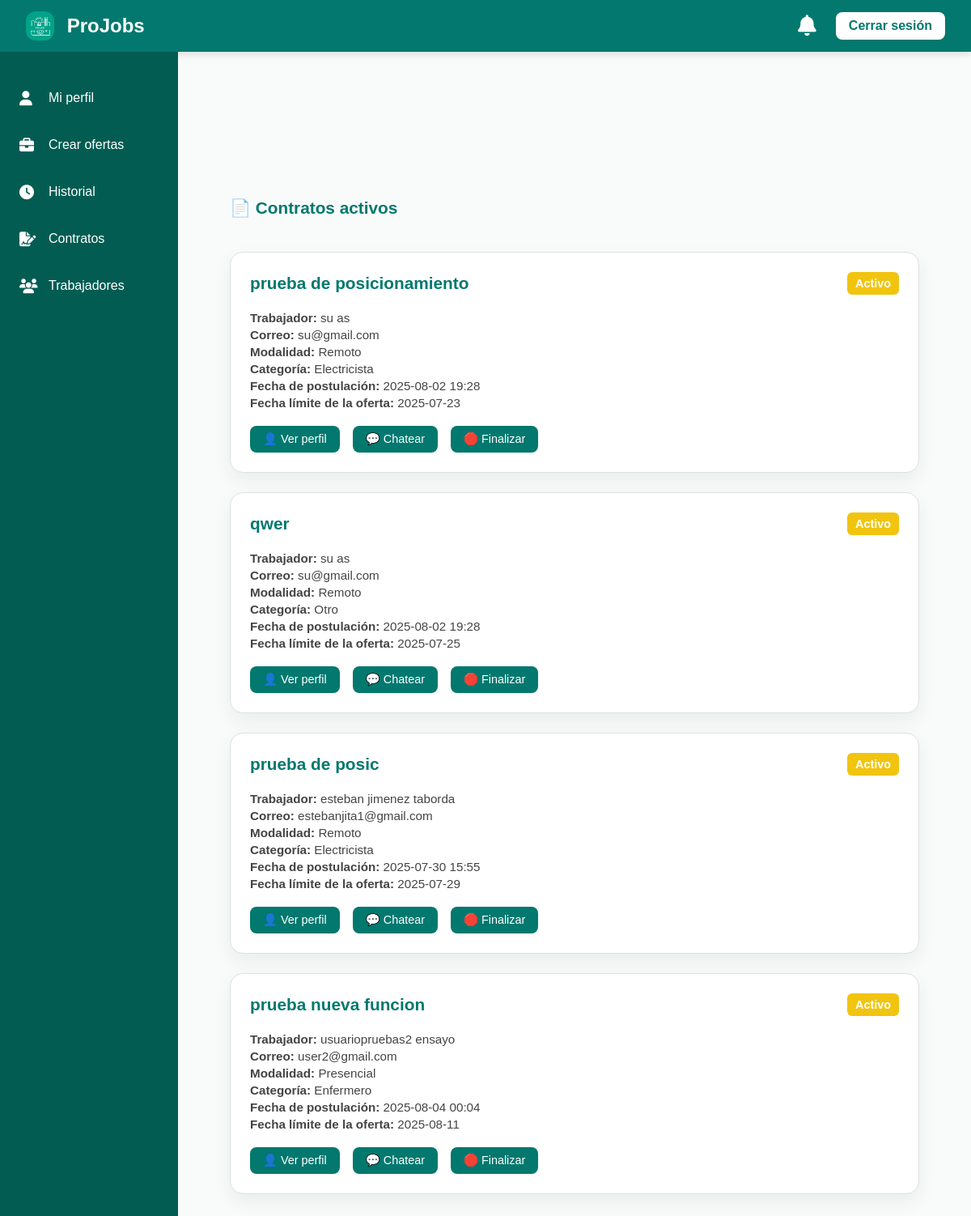
The page /contratos/ (signed in) on the database its author committed.
### projobs/models.py (models this page shows, shortened)
class Postulacion(models.Model):
    ESTADOS = [
        ('pendiente', 'Pendiente'),
        ('aceptado', 'Aceptado'),
        ('rechazado', 'Rechazado'),
    ]
    trabajador = models.ForeignKey(Usuario, on_delete=models.CASCADE, related_name='postulaciones')  # Usuario que se postula
    oferta = models.ForeignKey(OfertaLaboralIndependiente, on_delete=models.CASCADE, related_name='postulaciones')  # Oferta asociada
    fecha_postulacion = models.DateTimeField(auto_now_add=True)  # Fecha de postulación
    revisada = models.BooleanField(default=False)  # Si ya fue revisada por el cliente
    estado = models.CharField(max_length=20, choices=ESTADOS, default='pendiente')  # Estado actual
    finalizada = models.BooleanField(default=False)  # Si el trabajo fue completado
    class Meta:
        unique_together = ('trabajador', 'oferta')  # Evita postulaciones duplicadas a la misma oferta

class OfertaLaboralIndependiente(models.Model):
    cliente = models.ForeignKey(Usuario, on_delete=models.CASCADE)  # Cliente que crea la oferta
    titulo = models.CharField(max_length=100)  # Título de la oferta
    descripcion = models.TextField()  # Descripción detallada del trabajo
    ubicacion = models.CharField(max_length=100)  # Ubicación geográfica del trabajo
    MODO_TRABAJO = [
        ('presencial', 'Presencial'),
        ('remoto', 'Remoto'),
        ('hibrido', 'Híbrido')
    ]
    modo_trabajo = models.CharField(max_length=20, choices=MODO_TRABAJO)
    rango_pago = models.CharField(max_length=50)  # Valor estimado del pago
    fecha_limite = models.DateField()  # Fecha máxima para aplicar a la oferta
    max_postulaciones = models.PositiveIntegerField(default=5)  # Máximo de trabajadores que se pueden postular
    PROFESIONES = [
        ('Electricista', 'Electricista'),
        ('Diseñador Gráfico', 'Diseñador Gráfico'),
        ('Programador', 'Programador'),
        ('Plomero', 'Plomero'),
        ('Jardinero', 'Jardinero'),
        ('Otro', 'Otro'),
    ]
    categoria = models.CharField(max_length=50, choices=PROFESIONES)
    descripcion_profesion = models.CharField(max_length=100, blank=True)  # Si la categoría es "Otro"
    estado = models.CharField(max_length=20, default='abierta')  # Estado de la oferta (abierta/cerrada)
    fecha_publicacion = models.DateTimeField(auto_now_add=True)  # Fecha de publicación automática

class Usuario(models.Model):
    nombre = models.CharField(max_length=100)  # Nombre del usuario
    apellido = models.CharField(max_length=100)  # Apellido del usuario
    correo = models.EmailField(unique=True)  # Correo electrónico único
    password = models.CharField(max_length=254)  # Contraseña en texto plano (⚠️ deberías cifrarla)
    ROLES = (
        (1, "Admin"),
        (2, "Cliente"),
        (3, "Trabajador"),
    )
    rol = models.IntegerField(choices=ROLES, default=2)  # Rol asignado al usuario
    foto = models.ImageField(upload_to='fotos_perfil/', blank=True, null=True)  # Foto de perfil
    token_recuperacion = models.CharField(max_length=255, null=True, blank=True)  # Token temporal para recuperación de contraseña

### projobs/views.py (the view)
# urls.py: path('contratos/', views.contratos_usuario, name='contratos_usuario'),      # Vista de contratos desde la perspectiva del cliente
@require_http_methods(["GET"])
def contratos_usuario(request):
    usuario = get_object_or_404(Usuario, id=request.session.get('usuario_id'))
    if usuario.rol != 2:  # Solo clientes
        messages.error(request, "Acceso no autorizado.")
        return redirect('perfilusuario')
    contratos = Postulacion.objects.filter(
        oferta__cliente=usuario,
        estado='aceptado',
        finalizada=False
    ).select_related('trabajador', 'oferta')
    return render(request, 'contratos/contratos_usuario.html', {
        'usuario': usuario,
        'contratos': contratos
    })

### projobs/templates/contratos/contratos_usuario.html (shortened to what this page needs)
{% extends 'baseperfil.html' %}
{% block content %}
<div class="contratos-container">
  <h2 class="contrato-titulo">📄 Contratos activos</h2>
  {% if contratos %}
    {% for c in contratos %}
      <div class="contrato-card">
        <div class="contrato-header">
          <div class="contrato-titulo">{{ c.oferta.titulo }}</div>
          <div class="estado">Activo</div>
        </div>
        <div class="contrato-datos">
          <p><strong>Trabajador:</strong> {{ c.trabajador.nombre }} {{ c.trabajador.apellido }}</p>
          <p><strong>Correo:</strong> {{ c.trabajador.correo }}</p>
          <p><strong>Modalidad:</strong> {{ c.oferta.get_modo_trabajo_display }}</p>
          <p><strong>Categoría:</strong> {{ c.oferta.categoria }}</p>
          <p><strong>Fecha de postulación:</strong> {{ c.fecha_postulacion|date:"Y-m-d H:i" }}</p>
          <p><strong>Fecha límite de la oferta:</strong> {{ c.oferta.fecha_limite|date:"Y-m-d" }}</p>
        </div>
        <div class="contrato-footer">
          <a href="{% url 'perfil_trabajador_detalle' c.trabajador.id %}" class="btn-perfil">👤 Ver perfil</a>
          <a href="{% url 'chat_con_usuario' c.trabajador.id %}" class="btn-chat">💬 Chatear</a>
          <form method="post" action="{% url 'finalizar_postulacion' c.id %}" onsubmit="return confirm('¿Deseas finalizar este contrato? Esta acción es irreversible.')">
            <button type="submit" class="btn-finalizar">🛑 Finalizar</button>
          </form>
        </div>
      </div>
    {% endfor %}
  {% else %}
    <div class="mensaje-vacio">No tienes contratos activos actualmente.</div>
  {% endif %}
</div>
{% endblock %}

### projobs/static/css/dashboard.css (style rules this page uses)
body { margin: 0; font-family: 'Poppins', sans-serif; background-color: #eaf4f3; }
.main-content > * { max-width: 1000px; margin: 0 auto; }

### projobs/static/css/style_editar_perfil.css (style rules this page uses)
body { background: linear-gradient(to right, #f0fdf4, #e0f7f1); font-family: 'Poppins', sans-serif; }

### projobs/templates/contratos/contratos_usuario.html (style rules this page uses)
.contratos-container { max-width: 1000px; margin: 100px auto; padding: 2rem; font-family: 'Poppins', sans-serif; display: flex; flex-direction: column; gap: 1.5rem; }
.contrato-card { background: #ffffff; padding: 1.5rem; border-radius: 16px; box-shadow: 0 10px 25px rgba(0, 0, 0, 0.06); border: 1px solid #e0e0e0; display: flex; flex-direction: column; gap: 1rem; transition: transform 0.2s ease, box-shadow 0.2s ease; }
.contrato-header { display: flex; justify-content: space-between; align-items: center; flex-wrap: wrap; }
.contrato-titulo { font-size: 1.3rem; font-weight: 600; color: #02786e; }
.estado { padding: 6px 10px; border-radius: 6px; font-weight: bold; font-size: 0.9rem; background-color: #f1c40f; color: #fff; text-transform: capitalize; }
.contrato-datos p { margin: 4px 0; font-size: 0.95rem; color: #444; }
.contrato-footer { display: flex; gap: 1rem; flex-wrap: wrap; }
.btn-finalizar, .btn-perfil, .btn-chat { background-color: #02786e; color: #fff; padding: 0.5rem 1rem; border: none; border-radius: 8px; font-weight: 500; font-size: 0.9rem; cursor: pointer; transition: background-color 0.3s ease; text-decoration: none; display: inline-block; }

### rows shown on the page
Postulacion: oferta.titulo "prueba de posicionamiento", trabajador.nombre "su", trabajador.apellido "as", trabajador.correo "su@gmail.com", oferta.modo_trabajo "Remoto", oferta.categoria "Electricista", fecha_postulacion "2025-08-02 19:28", oferta.fecha_limite "2025-07-23"
Postulacion: oferta.titulo "qwer", trabajador.nombre "su", trabajador.apellido "as", trabajador.correo "su@gmail.com", oferta.modo_trabajo "Remoto", oferta.categoria "Otro", fecha_postulacion "2025-08-02 19:28", oferta.fecha_limite "2025-07-25"
Postulacion: oferta.titulo "prueba de posic", trabajador.nombre "esteban", trabajador.apellido "jimenez taborda", trabajador.correo "estebanjita1@gmail.com", oferta.modo_trabajo "Remoto", oferta.categoria "Electricista", fecha_postulacion "2025-07-30 15:55", oferta.fecha_limite "2025-07-29"
Postulacion: oferta.titulo "prueba nueva funcion", trabajador.nombre "usuariopruebas2", trabajador.apellido "ensayo", trabajador.correo "user2@gmail.com", oferta.modo_trabajo "Presencial", oferta.categoria "Enfermero", fecha_postulacion "2025-08-04 00:04", oferta.fecha_limite "2025-08-11"
